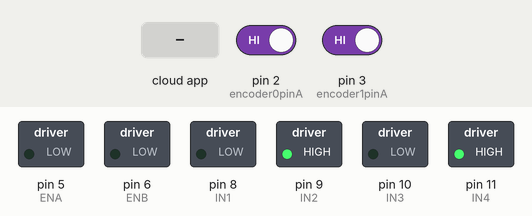
Simulated run of this sketch. Board: Arduino Uno, built with avr-gcc and run on an emulated ATmega328P. On the bench: switched loads named in the sketch (green lamp = pin HIGH). The inputs (shaded band) are chosen by the test bench; at power-on: pin 2 (encoder0pinA) HIGH, pin 3 (encoder1pinA) HIGH. The ROS host is connected and sends only what is stated; what the sketch prints to the serial monitor is not drawn.

Above: at 1.2 s.
1.3 s: the phone or cloud app sets motor_L to 45
At 1.47 s:
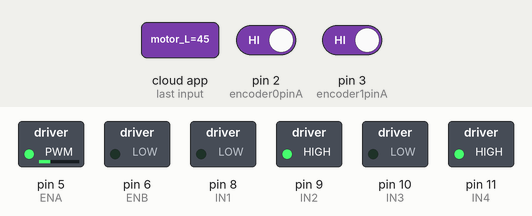
At 2.6 s:
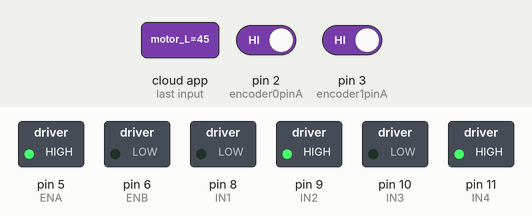
4.3 s: the phone or cloud app sets motor_R to 45
At 5.7 s:
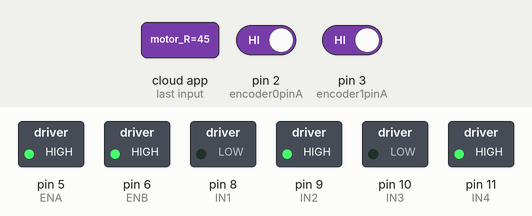
Timing chart, 0 to 7.3 s (numbered marks = the images above; inputs shaded):
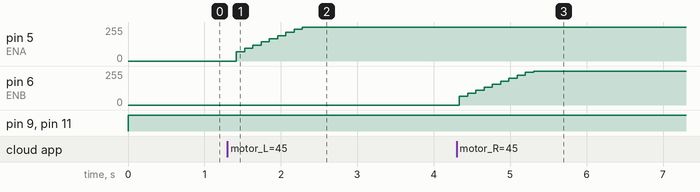

The sketch:

checkpoint_2_arduino.ino
```cpp
#include <ros.h>
#include <std_msgs/Int32.h>
#include <PID_v1.h>
#include <math.h>

#define IN1 8                 // control pin for left motor
#define IN2 9                 // control pin for left motor
#define IN3 10                // control pin for right motor
#define IN4 11                // control pin for right motor
#define ENA 5                 // analog pin for motor PWM
#define ENB 6                 // analog pin for motor PWN

const byte encoder0pinA = 2;  // A pin -> the interrupt pin 0 (pin 2)
const byte encoder0pinB = 7;  // B pin -> the digital pin 7
const byte encoder1pinA = 3;  // A pin -> the interrupt pin 1 (pin 3)
const byte encoder1pinB = 4;  // B pin -> the digital pin 4

/* structure of encoder */
typedef struct
{
  int duration;
  byte encoderPinALast;
  boolean Direction;
}encoder_two_wheel;

/* declare variables for encoder */
encoder_two_wheel encoder_left;
encoder_two_wheel encoder_right;

/* structure of PID */
typedef struct
{
  double val_output;
  double setpoint;
  double Kp;
  double Ki;
  double Kd;
  double abs_duration;
  boolean result;
  boolean forward_backward;
}pid_two_wheel;

/* declare variables for PID control */
pid_two_wheel pid_left = {
  .val_output = 0.0,
  .setpoint = 0.0,
  .Kp = 1.0,
  .Ki = 5,
  .Kd = 0.0,
  .abs_duration = 0.0,
  .result = true,
  .forward_backward = true
};

pid_two_wheel pid_right = {
  .val_output = 0.0,
  .setpoint = 0.0,
  .Kp = 1.0,
  .Ki = 5,
  .Kd = 0.0,
  .abs_duration = 0.0,
  .result = true,
  .forward_backward = true
};
double motor_factor = 1.06;

/* declare for PID control */
PID myPID_left(&(pid_left.abs_duration), &(pid_left.val_output), &(pid_left.setpoint), pid_left.Kp, pid_left.Ki, pid_left.Kd, DIRECT);
PID myPID_right(&(pid_right.abs_duration), &(pid_right.val_output), &(pid_right.setpoint), pid_right.Kp, pid_right.Ki, pid_right.Kd, DIRECT);

/* call back function for ros subscriber (command of left motor) */
void motor_L_cb(const std_msgs::Int32& _msg){
  if (_msg.data >= 0){
    pid_left.forward_backward = true;
  }else if (_msg.data < 0){
    pid_left.forward_backward = false;
  }
  pid_left.setpoint = fabs((double)_msg.data);
  pid_left.setpoint = pid_left.setpoint*motor_factor;
}

/* call back function for ros subscriber (command of right motor) */
void motor_R_cb(const std_msgs::Int32& _msg){
  if (_msg.data >= 0){
    pid_right.forward_backward = true;
  }else if (_msg.data < 0){
    pid_right.forward_backward = false;
  }
  pid_right.setpoint = fabs((double)_msg.data);
}

/* initialize node */
ros::NodeHandle nh;
ros::Subscriber<std_msgs::Int32> motor_L_cmd("/motor_L", &motor_L_cb);
ros::Subscriber<std_msgs::Int32> motor_R_cmd("/motor_R", &motor_R_cb);

void setup()
{
  /* initialize the serial port and pin mode */
  Serial.begin(9600);
  pinMode(IN1, OUTPUT);
  pinMode(IN2, OUTPUT);
  pinMode(ENA, OUTPUT);
  pinMode(IN3, OUTPUT);
  pinMode(IN4, OUTPUT);
  pinMode(ENB, OUTPUT);

  /* initialize PID configuration */
  pid_left.setpoint = 0;
  myPID_left.SetMode(AUTOMATIC);
  myPID_left.SetSampleTime(100);
  pid_right.setpoint = 0;
  myPID_right.SetMode(AUTOMATIC);
  myPID_right.SetSampleTime(100);

  /* initialize encoder module */
  EncoderInit();

  /* initilaize node */
  nh.initNode();
  nh.subscribe(motor_L_cmd);
  nh.subscribe(motor_R_cmd);
}

void loop()
{
  /* actuate the motors */
  if (pid_left.forward_backward == true){
    forward_left();
  }else if(pid_left.forward_backward == false){
    backward_left();
  }
  if (pid_right.forward_backward == true){
    forward_right();
  }else if (pid_right.forward_backward == false){
    backward_right();
  }

  /* calculate control input by PID */
  pid_left.abs_duration = abs(encoder_left.duration);
  pid_left.result = myPID_left.Compute();
  pid_right.abs_duration = abs(encoder_right.duration);
  pid_right.result = myPID_right.Compute();

  /* print motor speed */
  if(pid_left.result)
  {
    Serial.print("Pulse left and right : ");
    Serial.print(encoder_left.duration);
    encoder_left.duration = 0;
  }
  if(pid_right.result)
  {
    Serial.print(" ");
    Serial.println(encoder_right.duration);
    encoder_right.duration = 0;
  }

  nh.spinOnce();
  delay(10);
}

void EncoderInit()
{
  /* initialize encoder module */
  encoder_left.Direction = true;
  encoder_right.Direction = true;
  pinMode(encoder0pinB, INPUT);
  pinMode(encoder1pinB, INPUT);
  attachInterrupt(0, wheelSpeed0, CHANGE);
  attachInterrupt(1, wheelSpeed1, CHANGE);
}

/* interrupt service routine for interrupt 0 */
void wheelSpeed0()
{
  int Lstate = digitalRead(encoder0pinA);
  if((encoder_left.encoderPinALast == LOW) && Lstate==HIGH)
  {
    int val = digitalRead(encoder0pinB);
    if(val == LOW && encoder_left.Direction)
    {
      encoder_left.Direction = false; //Reverse
    }
    else if(val == HIGH && !(encoder_left.Direction))
    {
      encoder_left.Direction = true;  //Forward
    }
  }
  encoder_left.encoderPinALast = Lstate;

  if(!encoder_left.Direction)  encoder_left.duration--;
  else  encoder_left.duration++;
}

/* interrupt service routine for interrupt 1 */
void wheelSpeed1()
{
  int Lstate = digitalRead(encoder1pinA);
  if((encoder_right.encoderPinALast == LOW) && Lstate==HIGH)
  {
    int val = digitalRead(encoder1pinB);
    if(val == LOW && encoder_right.Direction)
    {
      encoder_right.Direction = false; //Reverse
    }
    else if(val == HIGH && !(encoder_right.Direction))
    {
      encoder_right.Direction = true;  //Forward
    }
  }
  encoder_right.encoderPinALast = Lstate;

  if(!encoder_right.Direction)  encoder_right.duration--;
  else  encoder_right.duration++;
}

/* motor driver function for left wheel */
void forward_left()  //Motor Forward
{
  digitalWrite(IN1, LOW);
  digitalWrite(IN2, HIGH);
  analogWrite(ENA, pid_left.val_output);
}

void backward_left() //Motor reverse
{
  digitalWrite(IN1, HIGH);
  digitalWrite(IN2, LOW);
  analogWrite(ENA, pid_left.val_output);
}

void stop_left()//Motor stops
{
  digitalWrite(ENA, LOW);
}

/* motor driver function for right wheel */
void forward_right()  //Motor Forward
{
  digitalWrite(IN3, LOW);
  digitalWrite(IN4, HIGH);
  analogWrite(ENB, pid_right.val_output);
}

void backward_right() //Motor reverse
{
  digitalWrite(IN3, HIGH);
  digitalWrite(IN4, LOW);
  analogWrite(ENB, pid_right.val_output);
}

void stop_right()//Motor stops
{
  digitalWrite(ENB, LOW);
}
```

Measured:
- after the input at 1.3 s, pin 5 (ENA): moves from 0/255 to 255/255 over 0.86 s, starting after 0.12 s
- after the input at 4.3 s, pin 6 (ENB): moves from 0/255 to 255/255 over 0.97 s, starting at once
